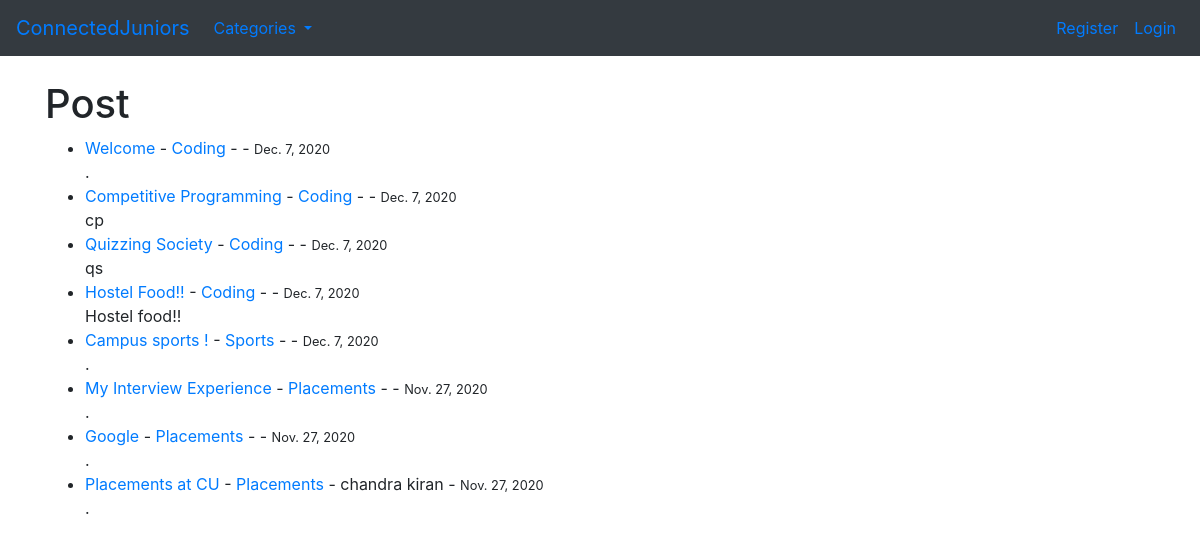
The page / on the database its author committed.
### posts/models.py (models this page shows, shortened)
class Post(models.Model):
    title = models.CharField(max_length=255)
    title_tag = models.CharField(max_length=255)
    author = models.ForeignKey(User, on_delete=models.CASCADE)
    body = RichTextField(blank=True, null=True)
    post_date = models.DateField(auto_now_add=True)
    category = models.CharField(max_length=255, default='uncategorized')
    snippet = models.CharField(max_length=255)
    likes = models.ManyToManyField(User, related_name='blog_posts')

### posts/views.py (the view)
# urls.py: path('', HomeView.as_view(), name='home'),
class HomeView(ListView):
    model = Post
    template_name = 'home.html'
    ordering = ['-post_date']
    def get_context_data(self, *args, **kwargs):
        cat_menu = Category.objects.all()
        context = super(HomeView, self).get_context_data(*args, **kwargs)
        context["cat_menu"] = cat_menu
        return context

### posts/models.py (called while the page is built)
    def __str__(self):
        return self.name

### posts/templates/home.html (shortened to what this page needs)
{% extends 'base.html' %}
    {% block content %}
        <h1>Post</h1>
        <ul>
        {% for post in object_list %}
            <li> <a href="{% url 'article-detail' post.pk %}"> {{post.title}} </a>
                - <a href="{% url 'category' post.category|slugify %}" >{{ post.category }}</a>
                - {{post.author.first_name}} {{post.author.last_name}} -
                <small>{{post.post_date}} </small>
                <br>
                {{ post.snippet }}
                </li>
        {% endfor %}
        </ul>
    {% endblock %}

### posts/templates/base.html (shortened to what this page needs)
<!doctype html>
<html lang="en">
  <head>
    <link rel="stylesheet" href="https://stackpath.bootstrapcdn.com/bootstrap/4.5.2/css/bootstrap.min.css">
  </head>
  <body>
      <nav class="navbar navbar-expand-lg navbar-dask bg-dark">
      <a class="navbar-brand" href="{%url 'home' %}"  >ConnectedJuniors</a>
      <div class="collapse navbar-collapse" id="navbarSupportedContent">
        <ul class="navbar-nav mr-auto">
        {% if cat_menu %}
            <li class="nav-item dropdown">
                <a class="nav-link dropdown-toggle" href="#" id="navbarDropdown" role="button" data-toggle="dropdown" aria-haspopup="true" aria-expanded="false">
                  Categories
                </a>
            </li>
        {% else %}
           <li class="nav-item">
            <a class="nav-link" href="{% url 'category-list' %}">Categories</a>
           </li>
        {% endif %}
        </ul>
        {% if user.is_authenticated %}
            <ul class="navbar-nav ml-auto">
                <li class="nav-item">
                <a class="nav-link">{{ user.first_name }} {{ user.last_name}}</a>
                </li>
                <li class="nav-item">
                <a class="nav-link" href="{% url 'edit_profile' %}">Edit Profile</a>
                </li>
                <li class="nav-item">
                <a class="nav-link" href="{% url 'logout' %}">Logout</a>
                </li>
            </ul>
        {% else %}
          <ul class="navbar-nav ml-auto">
              <li class="nav-item">
                    <a class="nav-link" href="{% url 'register' %}">Register</a>
              </li>
              <li class="nav-item">
                    <a class="nav-link" href="{% url 'login' %}">Login</a>
              </li>
          </ul>
        {% endif %}
      </div>
    </nav>
  <br>
  <div class="container">
      {% block content %}
      {% endblock %}
  </div>
  </body>
</html>

### rows shown on the page
Post: title "Welcome", category "Coding", post_date "Dec. 7, 2020", snippet "."
Post: title "Competitive Programming", category "Coding", post_date "Dec. 7, 2020", snippet "cp"
Post: title "Quizzing Society", category "Coding", post_date "Dec. 7, 2020", snippet "qs"
Post: title "Hostel Food!!", category "Coding", post_date "Dec. 7, 2020", snippet "Hostel food!!"
Post: title "Campus sports !", category "Sports", post_date "Dec. 7, 2020", snippet "."
Post: title "My Interview Experience", category "Placements", post_date "Nov. 27, 2020", snippet "."
Post: title "Google", category "Placements", post_date "Nov. 27, 2020", snippet "."
Post: title "Placements at CU", category "Placements", author.first_name "chandra", author.last_name "kiran", post_date "Nov. 27, 2020", snippet "."
